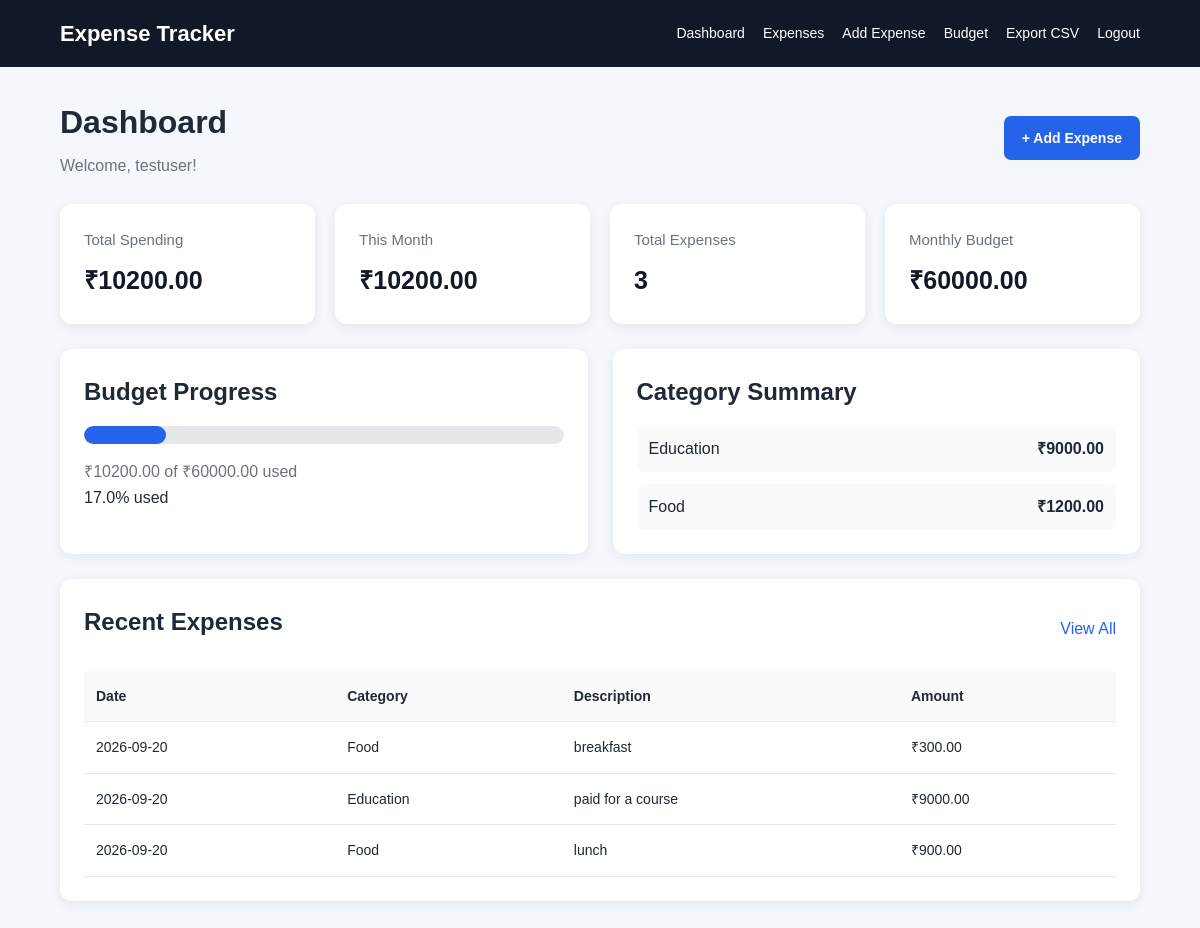
The app's page /dashboard (signed in) with its own data.
### tables this page shows
CREATE TABLE budgets (
            id INTEGER PRIMARY KEY AUTOINCREMENT,
            user_id INTEGER NOT NULL,
            month TEXT NOT NULL,
            amount REAL NOT NULL,
            UNIQUE(user_id, month),
            FOREIGN KEY (user_id) REFERENCES users(id)
        );

CREATE TABLE expenses (
            id INTEGER PRIMARY KEY AUTOINCREMENT,
            user_id INTEGER NOT NULL,
            amount REAL NOT NULL,
            category TEXT NOT NULL,
            description TEXT NOT NULL,
            expense_date TEXT NOT NULL,
            created_at TEXT NOT NULL,
            FOREIGN KEY (user_id) REFERENCES users(id)
        );

### app.py (the view)
@app.route("/dashboard")
def dashboard():
    if not login_required():
        return redirect(
            url_for("login")
        )
    user_id = session["user_id"]
    connection = get_db_connection()
    total_result = connection.execute(
        """
        SELECT COALESCE(
            SUM(amount),
            0
        ) AS total
        FROM expenses
        WHERE user_id = ?
        """,
        (user_id,)
    ).fetchone()
    total_spending = total_result["total"] or 0
    current_month = date.today().strftime(
        "%Y-%m"
    )
    monthly_result = connection.execute(
        """
        SELECT COALESCE(
            SUM(amount),
            0
        ) AS total
        FROM expenses
        WHERE user_id = ?
        AND substr(expense_date, 1, 7) = ?
        """,
        (
            user_id,
            current_month
        )
    ).fetchone()
    monthly_spending = (
        monthly_result["total"] or 0
    )
    count_result = connection.execute(
        """
        SELECT COUNT(*) AS count
        FROM expenses
        WHERE user_id = ?
        """,
        (user_id,)
    ).fetchone()
    expense_count = count_result["count"]
    category_summary = connection.execute(
        """
        SELECT
            category,
            SUM(amount) AS total
        FROM expenses
        WHERE user_id = ?
        GROUP BY category
        ORDER BY total DESC
        """,
        (user_id,)
    ).fetchall()
    recent_expenses = connection.execute(
        """
        SELECT *
        FROM expenses
        WHERE user_id = ?
        ORDER BY expense_date DESC, id DESC
        LIMIT 5
        """,
        (user_id,)
    ).fetchall()
    budget_result = connection.execute(
        """
        SELECT amount
        FROM budgets
        WHERE user_id = ?
        AND month = ?
        """,
        (
            user_id,
            current_month
        )
    ).fetchone()
    budget_amount = (
        budget_result["amount"]
        if budget_result
        else 0
    )
    if budget_amount > 0:
        budget_percentage = (
            monthly_spending
            / budget_amount
        ) * 100
        budget_percentage = min(
            budget_percentage,
            100
        )
    else:
        budget_percentage = 0
    connection.close()
    return render_template(
        "dashboard.html",
        total_spending=total_spending,
        monthly_spending=monthly_spending,
        expense_count=expense_count,
        category_summary=category_summary,
        recent_expenses=recent_expenses,
        budget_amount=budget_amount,
        budget_percentage=budget_percentage
    )

### app.py (called while the page is built)
def login_required():
    return "user_id" in session

### database.py (called while the page is built)
def get_db_connection():
    connection = sqlite3.connect(
        DATABASE
    )
    connection.row_factory = sqlite3.Row
    return connection

### templates/dashboard.html (shortened to what this page needs)
{% extends "base.html" %}
{% block content %}
<div class="page-header">
    <div>
        <h1>Dashboard</h1>
        <p class="muted">
            Welcome, {{ session.get("username") }}!
        </p>
    </div>
    <a
        href="{{ url_for('add_expense') }}"
        class="button"
    >
        + Add Expense
    </a>
</div>
<div class="stats-grid">
    <div class="stat-card">
        <h3>Total Spending</h3>
        <p class="stat-value">
            ₹{{ "%.2f"|format(total_spending) }}
        </p>
    </div>
    <div class="stat-card">
        <h3>This Month</h3>
        <p class="stat-value">
            ₹{{ "%.2f"|format(monthly_spending) }}
        </p>
    </div>
    <div class="stat-card">
        <h3>Total Expenses</h3>
        <p class="stat-value">
            {{ expense_count }}
        </p>
    </div>
    <div class="stat-card">
        <h3>Monthly Budget</h3>
        <p class="stat-value">
            ₹{{ "%.2f"|format(budget_amount) }}
        </p>
    </div>
</div>
<div class="dashboard-grid">
    <div class="card">
        <h2>Budget Progress</h2>
        {% if budget_amount > 0 %}
            <div class="progress-bar">
                <div
                    class="progress-fill"
                    style="width: {{ budget_percentage }}%;"
                ></div>
            </div>
            <p class="muted">
                ₹{{ "%.2f"|format(monthly_spending) }}
                of
                ₹{{ "%.2f"|format(budget_amount) }}
                used
            </p>
            <p>
                {{ "%.1f"|format(budget_percentage) }}% used
            </p>
        {% endif %}
    </div>
    <div class="card">
        <h2>Category Summary</h2>
        {% if category_summary %}
            <div class="category-list">
                {% for category in category_summary %}
                    <div class="category-row">
                        <span>
                            {{ category["category"] }}
                        </span>
                        <strong>
                            ₹{{ "%.2f"|format(category["total"]) }}
                        </strong>
                    </div>
                {% endfor %}
            </div>
        {% else %}
            <p class="muted">
                No expenses added yet.
            </p>
        {% endif %}
    </div>
</div>
<div class="card">
    <div class="section-header">
        <h2>Recent Expenses</h2>
        <a href="{{ url_for('expenses') }}">
            View All
        </a>
    </div>
    {% if recent_expenses %}
        <div class="table-wrapper">
            <table>
                <thead>
                    <tr>
                        <th>Date</th>
                        <th>Category</th>
                        <th>Description</th>
                        <th>Amount</th>
                    </tr>
                </thead>
                <tbody>
                    {% for expense in recent_expenses %}
                        <tr>
                            <td>
                                {{ expense["expense_date"] }}
                            </td>
                            <td>
                                {{ expense["category"] }}
                            </td>
                            <td>
                                {{ expense["description"] }}
                            </td>
                            <td>
                                ₹{{ "%.2f"|format(expense["amount"]) }}
                            </td>
                        </tr>
                    {% endfor %}
                </tbody>
            </table>
        </div>
    {% else %}
        <p class="muted">
            No expenses available.
        </p>
    {% endif %}
</div>
{% endblock %}

### templates/base.html (shortened to what this page needs)
<!DOCTYPE html>
<html lang="en">
<head>
    <link
        rel="stylesheet"
        href="{{ url_for('static', filename='css/style.css') }}"
    >
</head>
<body>
<header class="navbar">
    <div class="logo">
        Expense Tracker
    </div>
    {% if session.get("user_id") %}
    <nav>
        <a href="{{ url_for('dashboard') }}">
            Dashboard
        </a>
        <a href="{{ url_for('expenses') }}">
            Expenses
        </a>
        <a href="{{ url_for('add_expense') }}">
            Add Expense
        </a>
        <a href="{{ url_for('budget') }}">
            Budget
        </a>
        <a href="{{ url_for('export_csv') }}">
            Export CSV
        </a>
        <a href="{{ url_for('logout') }}">
            Logout
        </a>
    </nav>
    {% endif %}
</header>
<main class="container">
    {% block content %}
    {% endblock %}
</main>
</body>
</html>

### static/css/style.css (style rules this page uses)
* { box-sizing: border-box; margin: 0; padding: 0; }
body { font-family: Arial, Helvetica, sans-serif; background: #f4f7fb; color: #1f2937; line-height: 1.6; }
a { text-decoration: none; color: #2563eb; }
.navbar { background: #111827; color: white; padding: 16px 5%; display: flex; justify-content: space-between; align-items: center; gap: 20px; flex-wrap: wrap; }
.logo { font-size: 22px; font-weight: bold; }
.navbar nav { display: flex; gap: 18px; align-items: center; flex-wrap: wrap; }
.navbar nav a { color: white; font-size: 14px; }
.container { width: 90%; max-width: 1200px; margin: 30px auto; }
.page-header { display: flex; justify-content: space-between; align-items: center; gap: 20px; margin-bottom: 25px; flex-wrap: wrap; }
.page-header h1 { font-size: 32px; margin-bottom: 5px; }
h2 { margin-bottom: 15px; }
h3 { margin-bottom: 8px; }
.muted { color: #6b7280; }
button, .button { display: inline-block; border: none; background: #2563eb; color: white; padding: 11px 18px; border-radius: 7px; cursor: pointer; font-size: 14px; font-weight: 600; text-decoration: none; }
.card, .auth-card, .stat-card { background: white; border-radius: 12px; padding: 24px; margin-bottom: 25px; box-shadow: 0 3px 12px rgba(0, 0, 0, 0.07); }
.stat-card { margin-bottom: 0; }
.stats-grid { display: grid; grid-template-columns: repeat(4, 1fr); gap: 20px; margin-bottom: 25px; }
.stat-card h3 { color: #6b7280; font-size: 15px; font-weight: normal; }
.stat-value { font-size: 25px; font-weight: bold; color: #111827; }
.dashboard-grid { display: grid; grid-template-columns: 1fr 1fr; gap: 25px; }
.table-wrapper { width: 100%; overflow-x: auto; }
table { width: 100%; border-collapse: collapse; }
th, td { padding: 14px 12px; text-align: left; border-bottom: 1px solid #e5e7eb; }
th { background: #f9fafb; font-size: 14px; }
td { font-size: 14px; }
.section-header { display: flex; justify-content: space-between; align-items: center; gap: 15px; margin-bottom: 15px; }
.category-list { display: flex; flex-direction: column; gap: 12px; }
.category-row { display: flex; justify-content: space-between; align-items: center; padding: 10px 12px; background: #f9fafb; border-radius: 7px; }
.progress-bar { width: 100%; height: 18px; background: #e5e7eb; border-radius: 20px; overflow: hidden; margin: 15px 0; }
.progress-fill { height: 100%; background: #2563eb; border-radius: 20px; transition: width 0.3s ease; }

### records on screen
budgets: amount "60000.00"
expenses: category "Education", total "9000.00", expense_date "2026-09-20", description "paid for a course", amount "9000.00"
expenses: expense_date "2026-09-20", category "Food", description "breakfast", amount "300.00"
expenses: expense_date "2026-09-20", category "Food", description "lunch", amount "900.00"

### other values on screen
{{ session.get("username") }} "testuser"
{{ "%.2f"|format(total_spending) }} "10200.00"
{{ "%.2f"|format(monthly_spending) }} "10200.00"
{{ expense_count }} "3"
{{ "%.1f"|format(budget_percentage) }} "17.0"
{{ category["category"] }} "Food"
{{ "%.2f"|format(category["total"]) }} "1200.00"
